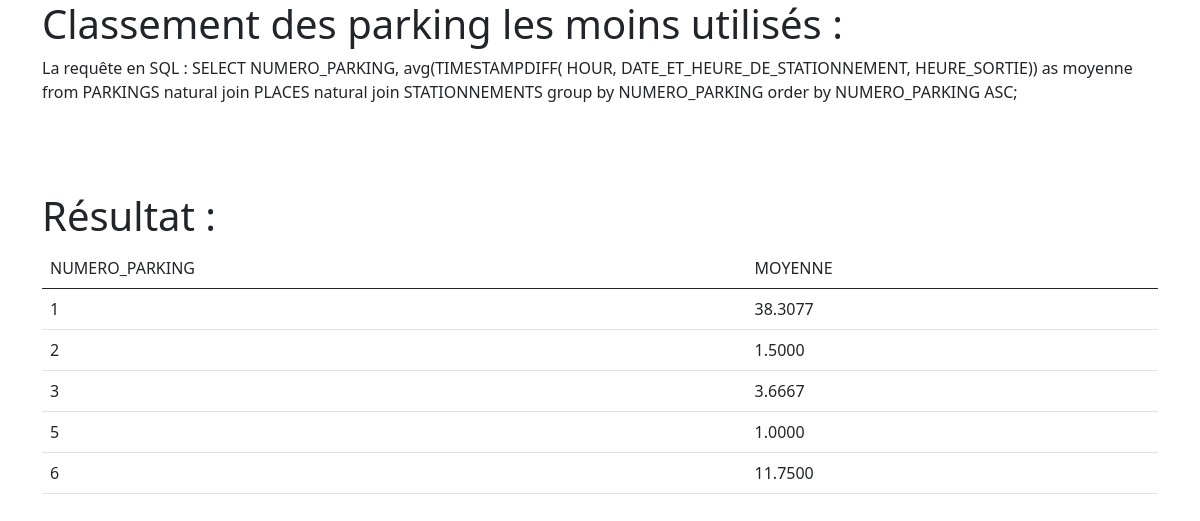
The page /src/gestion_parkings/statistiques/classement_park_moins_util.php on the database its author committed.
### tables this page shows
create table PARKINGS
(
	NUMERO_PARKING 	INT	        not null,
	ADRESSE		    CHAR(30)	not null,
	TARIF		    DEC 	    not null,
	CAPACITE	    INT	        not null,
	CODE_POSTAL	    INT	        not null,
	primary key(NUMERO_PARKING)
);

### src/gestion_parkings/statistiques/classement_park_moins_util.php (the view, shortened to what this page needs)
<!DOCTYPE html>
<html>
<head>
    <link
        href="https://cdn.jsdelivr.net/npm/bootstrap@5.0.2/dist/css/bootstrap.min.css"
        rel="stylesheet"
    >
</head>
<body class="d-flex flex-column min-vh-100">
<div class="container">
	<?php
	try
	{
		$mysqlClient = new PDO('mysql:host=localhost;dbname=parking;charset=utf8', 'root', 'root');
	}
	catch(Exception $e)
	{
	        die('Erreur : '.$e->getMessage());
	}
	?>
	<h1>Classement des parking les moins utilisés :</h1>
	<?php
	$sqlQuery = 'SELECT NUMERO_PARKING, avg(TIMESTAMPDIFF( HOUR, DATE_ET_HEURE_DE_STATIONNEMENT, HEURE_SORTIE)) as moyenne
			from PARKINGS natural join PLACES natural join STATIONNEMENTS
			group by NUMERO_PARKING
			order by NUMERO_PARKING ASC;';
	 $parkingsStatement = $mysqlClient->prepare($sqlQuery);
	 $parkingsStatement->execute( [] );
	 $parkings = $parkingsStatement->fetchAll();
	?>
		<p><?php echo 'La requête en SQL : ' . $sqlQuery . '<br />' .'<br />';  ?></p>
	<h1>Résultat :</h1>
	<table class="table">
		<thead>
			<tr>
				<td><?php echo( 'NUMERO_PARKING'); ?></td>
				<td><?php echo( 'MOYENNE'); ?></td>
    		</tr>
		</thead>
		<tbody>
			<?php
			foreach ($parkings as $parking) {
				?>
					<tr>
						<td><?php echo( $parking['NUMERO_PARKING']); ?></td>
						<td><?php echo( $parking['moyenne']); ?></td>
					</tr>
				<?php
				}
			?>
		</tbody>
	</table>
</div>
</body>
</html>

### rows shown on the page
parkings: NUMERO_PARKING "1", moyenne "38.3077"
parkings: NUMERO_PARKING "2", moyenne "1.5000"
parkings: NUMERO_PARKING "3", moyenne "3.6667"
parkings: NUMERO_PARKING "5", moyenne "1.0000"
parkings: NUMERO_PARKING "6", moyenne "11.7500"
